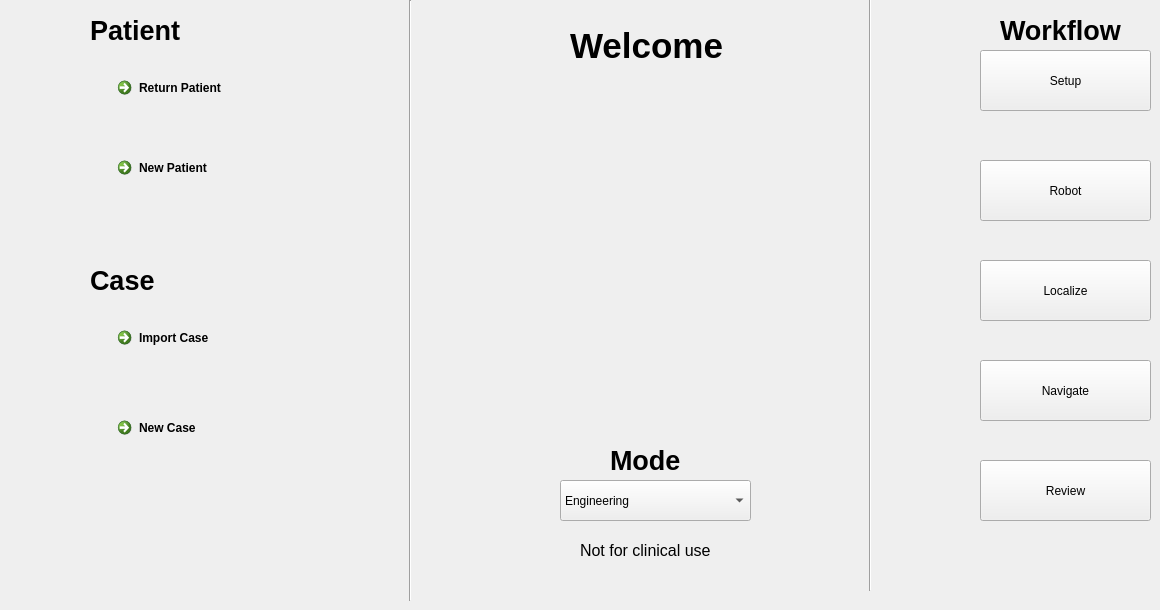
     <widget class="QWidget" name="Welcome_Page">
      <widget class="QLabel" name="label_6">
       <property name="geometry">
        <rect>
         <x>90</x>
         <y>10</y>
         <width>101</width>
         <height>41</height>
        </rect>
       </property>
       <property name="font">
        <font>
         <pointsize>20</pointsize>
         <bold>true</bold>
        </font>
       </property>
       <property name="text">
        <string>Patient</string>
       </property>
      </widget>
      <widget class="QLabel" name="label_9">
       <property name="geometry">
        <rect>
         <x>90</x>
         <y>260</y>
         <width>101</width>
         <height>41</height>
        </rect>
       </property>
       <property name="font">
        <font>
         <pointsize>20</pointsize>
         <bold>true</bold>
        </font>
       </property>
       <property name="text">
        <string>Case</string>
       </property>
      </widget>
      <widget class="QCommandLinkButton" name="commandLinkButton">
       <property name="geometry">
        <rect>
         <x>110</x>
         <y>70</y>
         <width>281</width>
         <height>71</height>
        </rect>
       </property>
       <property name="text">
        <string>Return Patient</string>
       </property>
       <property name="icon">
        <iconset>
         <normaloff>Image/ReturnPatient.png</normaloff>Image/ReturnPatient.png</iconset>
       </property>
       <property name="iconSize">
        <size>
         <width>60</width>
         <height>60</height>
        </size>
       </property>
      </widget>
      <widget class="QCommandLinkButton" name="commandLinkButton_2">
       <property name="geometry">
        <rect>
         <x>110</x>
         <y>150</y>
         <width>251</width>
         <height>71</height>
        </rect>
       </property>
       <property name="text">
        <string>New Patient</string>
       </property>
       <property name="icon">
        <iconset>
         <normaloff>Image/NewPatient.png</normaloff>Image/NewPatient.png</iconset>
       </property>
       <property name="iconSize">
        <size>
         <width>50</width>
         <height>50</height>
        </size>
       </property>
      </widget>
      <widget class="QCommandLinkButton" name="commandLinkButton_3">
       <property name="geometry">
        <rect>
         <x>110</x>
         <y>320</y>
         <width>281</width>
         <height>71</height>
        </rect>
       </property>
       <property name="text">
        <string>Import Case</string>
       </property>
       <property name="icon">
        <iconset>
         <normaloff>Image/ReturnPatient.png</normaloff>Image/ReturnPatient.png</iconset>
       </property>
       <property name="iconSize">
        <size>
         <width>60</width>
         <height>60</height>
        </size>
       </property>
      </widget>
      <widget class="QCommandLinkButton" name="commandLinkButton_4">
       <property name="geometry">
        <rect>
         <x>110</x>
         <y>410</y>
         <width>251</width>
         <height>71</height>
        </rect>
       </property>
       <property name="text">
        <string>New Case</string>
       </property>
       <property name="icon">
        <iconset>
         <normaloff>Image/NewPatient.png</normaloff>Image/NewPatient.png</iconset>
       </property>
       <property name="iconSize">
        <size>
         <width>50</width>
         <height>50</height>
        </size>
       </property>
      </widget>
      <widget class="QLabel" name="label_7">
       <property name="geometry">
        <rect>
         <x>490</x>
         <y>70</y>
         <width>321</width>
         <height>371</height>
        </rect>
       </property>
       <property name="text">
        <string/>
       </property>
       <property name="pixmap">
        <pixmap>Image/WelcomeRobot.png</pixmap>
       </property>
       <property name="scaledContents">
        <bool>true</bool>
       </property>
      </widget>
      <widget class="Line" name="line">
       <property name="geometry">
        <rect>
         <x>400</x>
         <y>0</y>
         <width>20</width>
         <height>601</height>
        </rect>
       </property>
       <property name="orientation">
        <enum>Qt::Vertical</enum>
       </property>
      </widget>
      <widget class="QLabel" name="label_8">
       <property name="geometry">
        <rect>
         <x>570</x>
         <y>20</y>
         <width>191</width>
         <height>51</height>
        </rect>
       </property>
       <property name="font">
        <font>
         <pointsize>26</pointsize>
         <bold>true</bold>
        </font>
       </property>
       <property name="text">
        <string>Welcome</string>
       </property>
      </widget>
      <widget class="QLabel" name="label_10">
       <property name="geometry">
        <rect>
         <x>610</x>
         <y>440</y>
         <width>101</width>
         <height>41</height>
        </rect>
       </property>
       <property name="font">
        <font>
         <pointsize>20</pointsize>
         <bold>true</bold>
        </font>
       </property>
       <property name="text">
        <string>Mode</string>
       </property>
      </widget>
      <widget class="Line" name="line_2">
       <property name="geometry">
        <rect>
         <x>860</x>
         <y>-10</y>
         <width>20</width>
         <height>601</height>
        </rect>
       </property>
       <property name="orientation">
        <enum>Qt::Vertical</enum>
       </property>
      </widget>
      <widget class="QComboBox" name="comboBox">
       <property name="geometry">
        <rect>
         <x>560</x>
         <y>480</y>
         <width>191</width>
         <height>41</height>
        </rect>
       </property>
       <item>
        <property name="text">
         <string>Engineering</string>
        </property>
       </item>
      </widget>
      <widget class="QLabel" name="label_11">
       <property name="geometry">
        <rect>
         <x>580</x>
         <y>540</y>
         <width>141</width>
         <height>20</height>
        </rect>
       </property>
       <property name="font">
        <font>
         <pointsize>12</pointsize>
        </font>
       </property>
       <property name="text">
        <string>Not for clinical use</string>
       </property>
      </widget>
      <widget class="QPushButton" name="Setup_Btn">
       <property name="geometry">
        <rect>
         <x>980</x>
         <y>50</y>
         <width>171</width>
         <height>61</height>
        </rect>
       </property>
       <property name="text">
        <string>Setup</string>
       </property>
      </widget>
      <widget class="QPushButton" name="Robot_Btn">
       <property name="geometry">
        <rect>
         <x>980</x>
         <y>160</y>
         <width>171</width>
         <height>61</height>
        </rect>
       </property>
       <property name="text">
        <string>Robot</string>
       </property>
      </widget>
      <widget class="QPushButton" name="Localize_Btn">
       <property name="geometry">
        <rect>
         <x>980</x>
         <y>260</y>
         <width>171</width>
         <height>61</height>
        </rect>
       </property>
       <property name="text">
        <string>Localize</string>
       </property>
      </widget>
      <widget class="QLabel" name="label_12">
       <property name="geometry">
        <rect>
         <x>1000</x>
         <y>10</y>
         <width>131</width>
         <height>41</height>
        </rect>
       </property>
       <property name="font">
        <font>
         <pointsize>20</pointsize>
         <bold>true</bold>
        </font>
       </property>
       <property name="text">
        <string>Workflow</string>
       </property>
      </widget>
      <widget class="QPushButton" name="Review_Btn">
       <property name="geometry">
        <rect>
         <x>980</x>
         <y>460</y>
         <width>171</width>
         <height>61</height>
        </rect>
       </property>
       <property name="text">
        <string>Review</string>
       </property>
      </widget>
      <widget class="QPushButton" name="Nav_Btn">
       <property name="geometry">
        <rect>
         <x>980</x>
         <y>360</y>
         <width>171</width>
         <height>61</height>
        </rect>
       </property>
       <property name="text">
        <string>Navigate</string>
       </property>
      </widget>
      <widget class="QLabel" name="label_13">
       <property name="geometry">
        <rect>
         <x>1040</x>
         <y>110</y>
         <width>41</width>
         <height>51</height>
        </rect>
       </property>
       <property name="text">
        <string/>
       </property>
       <property name="pixmap">
        <pixmap>Image/downwardarrow.jpeg</pixmap>
       </property>
       <property name="scaledContents">
        <bool>true</bool>
       </property>
      </widget>
      <widget class="QLabel" name="label_14">
       <property name="geometry">
        <rect>
         <x>1040</x>
         <y>220</y>
         <width>51</width>
         <height>41</height>
        </rect>
       </property>
       <property name="text">
        <string/>
       </property>
       <property name="pixmap">
        <pixmap>Image/downwardarrow.jpeg</pixmap>
       </property>
       <property name="scaledContents">
        <bool>true</bool>
       </property>
      </widget>
      <widget class="QLabel" name="label_15">
       <property name="geometry">
        <rect>
         <x>1040</x>
         <y>320</y>
         <width>51</width>
         <height>41</height>
        </rect>
       </property>
       <property name="text">
        <string/>
       </property>
       <property name="pixmap">
        <pixmap>Image/downwardarrow.jpeg</pixmap>
       </property>
       <property name="scaledContents">
        <bool>true</bool>
       </property>
      </widget>
      <widget class="QLabel" name="label_16">
       <property name="geometry">
        <rect>
         <x>1040</x>
         <y>420</y>
         <width>51</width>
         <height>41</height>
        </rect>
       </property>
       <property name="text">
        <string/>
       </property>
       <property name="pixmap">
        <pixmap>Image/downwardarrow.jpeg</pixmap>
       </property>
       <property name="scaledContents">
        <bool>true</bool>
       </property>
      </widget>
     </widget>
